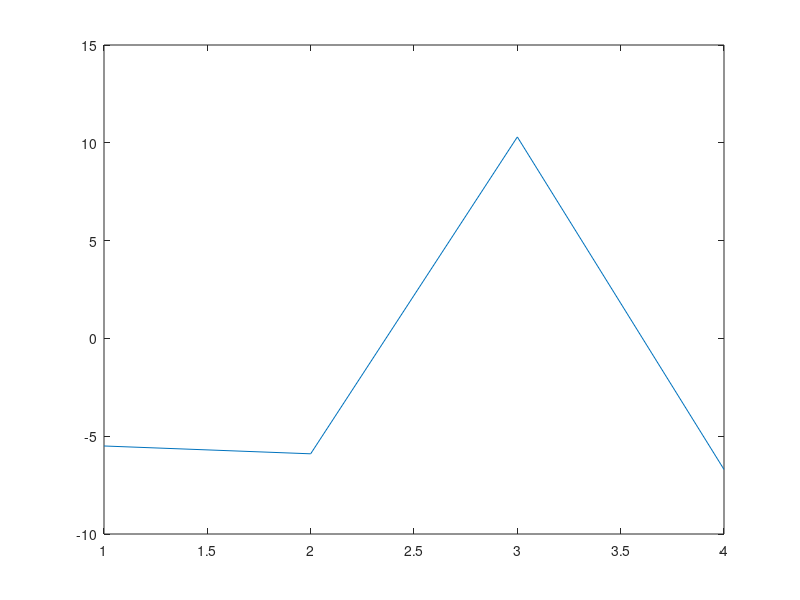

Source code (MATLAB):
1;

#{
  Have a data set made of data points
  Adjust the parameter of the model to represent the data points as closely 
  as possible
  Curve fitting
  m parameters a for m data points

  Interpolating polynomial:
  Pm-1(x)=a0+a1x+a2x^2+...+am-1x^(m-1)

  Sum of products of monomials
  
  Less prone to round-off eros
  Slower to evaluate

#}

clear
format long
output_precision(16)

X = [1; 2; 3;4]
Y = [-5.5;-5.9;10.3;-6.7]
plot(X,Y)
m = length(X)
n=m;
#{
Pm-1(x)=   b0
          +b1(x-x1)
          +b2(x-x1)(x-x2)
          + ...
          +bm-1(x-x1) ... (x-xm-1)
          
#P2(x)= b0+b1(x-x1)+b2(x-x1)(x-x2)

Degree of m-1, contains m model parameters bm-1
#}

disp("")
disp("P2(x)= b0+b1(x-x1)+b2(x-x1)(x-x2)")
disp("")

D = zeros(n,n);
D(:,1) = Y';
for j=2:n,
  for k=j:n,
      D(k,j) = (D(k,j-1)-D(k-1,j-1))/(X(k)-X(k-j+1));
  end
end
C = D(n,n);
for k=(n-1):-1:1,
  C = conv(C,poly(X(k)));
  m = length(C);
  C(m) = C(m) + D(k,k);
end

C
disp("      f[xi]                 f[xi,xi+1]           f[xi,xi+1,xi+2]")
D
b= diag(D)

#P2(x)= b(1)+b(2)(x-x(1))+b(3)(x-x(1))(x-x(2))
disp(["P2(x) = ",num2str(b(1))," + ",num2str(b(2)),"(x- ",num2str(X(1)),") + ",num2str(b(3)), "(x- ",num2str(X(1)), ")(x- ",num2str(X(2)), ")"])  

P2 = @(x) b(1)+ b(2)*(x-X(1)) + b(3)*(x-X(1))*(x-X(2))
x0=6
P2x0=P2(x0)  
